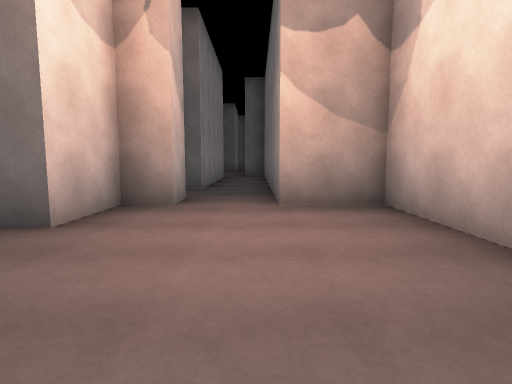
[1] (above)

24 first-person views from a walk through a 3-D level made in the Unity game engine. The camera is 1.4 m above the floor, tilts 6° down and sees 80° across. The floor is counted in squares, 2 m on a side. Each view is taken from the middle of a square. On the plan, view 1 faces up. The plan holds only what a view shows up to about 10 squares ahead; the rest is blank. The place goes on beyond the plan. The player is left out. Some surface patterns are stand-ins.

[2]
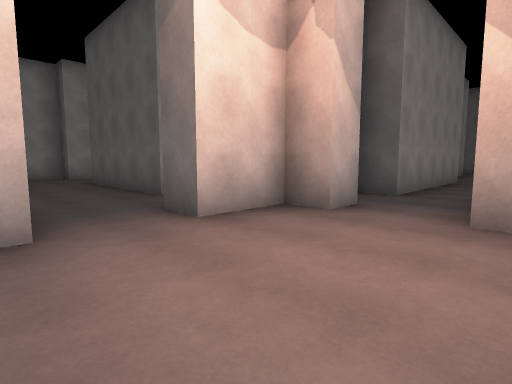

[3]
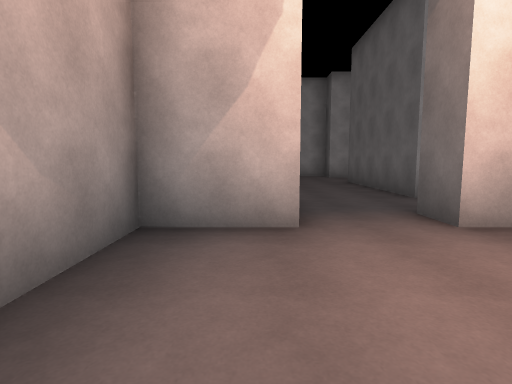

[4]
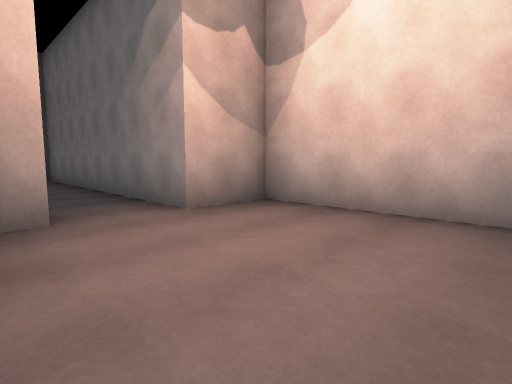

[5]
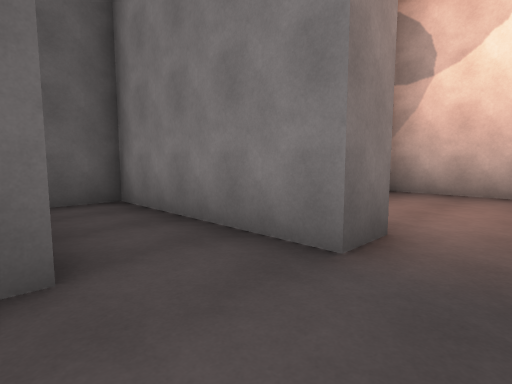

[6]
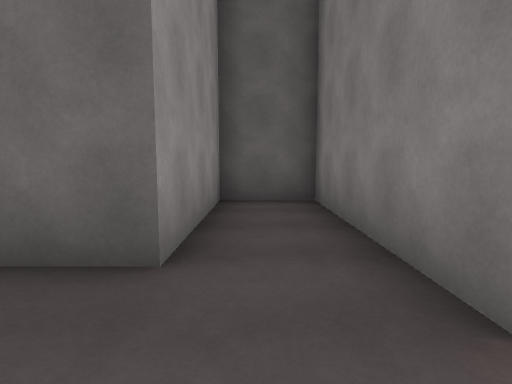

[7]
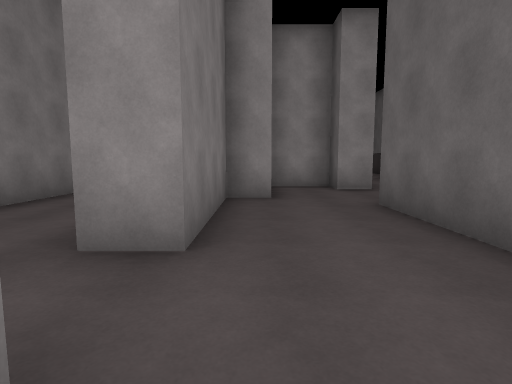

[8]
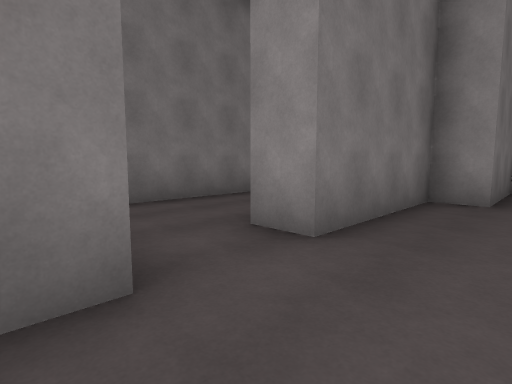

[9]
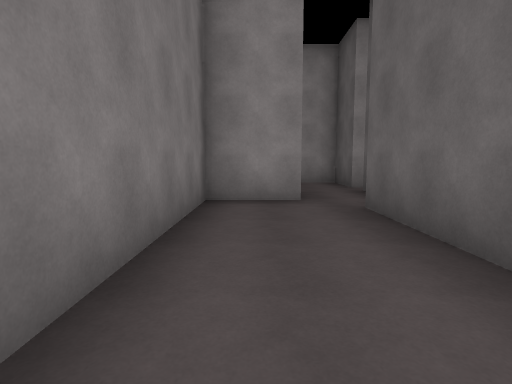

[10]
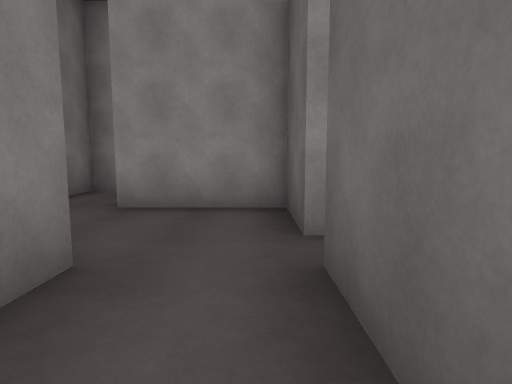

[11]
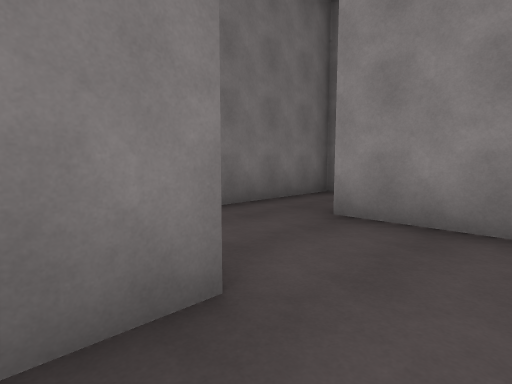

[12]
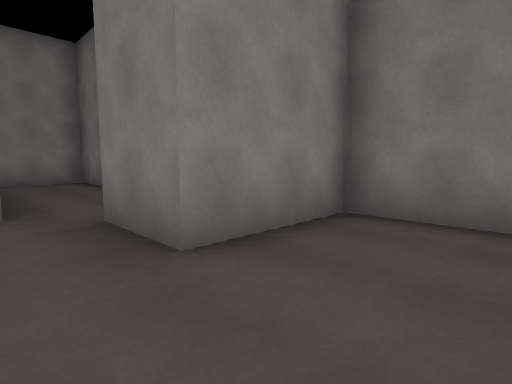

[13]
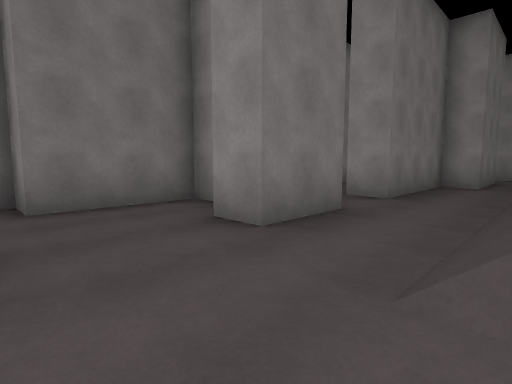

[14]
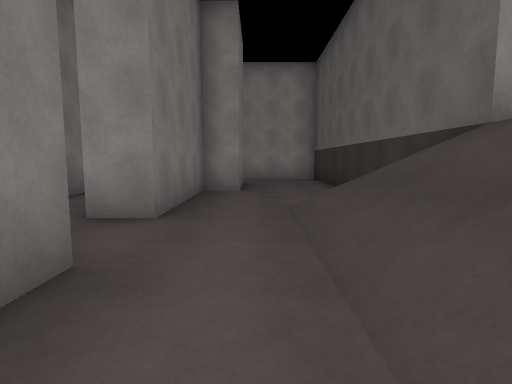

[15]
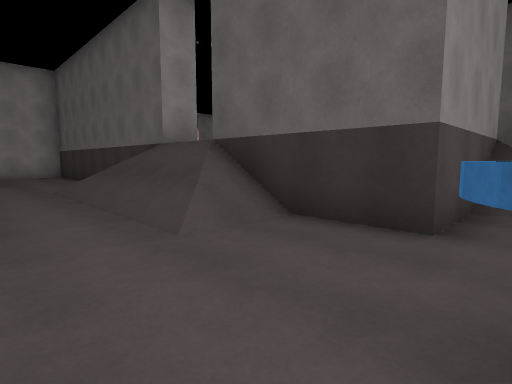

[16]
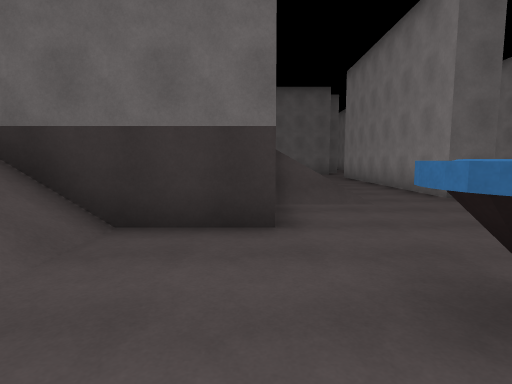

[17]
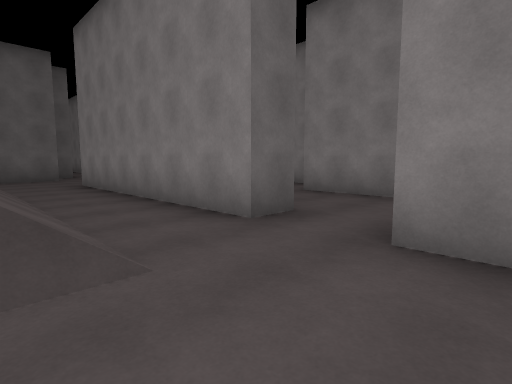

[18]
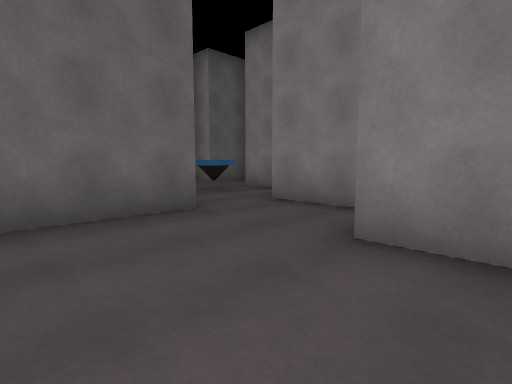

[19]
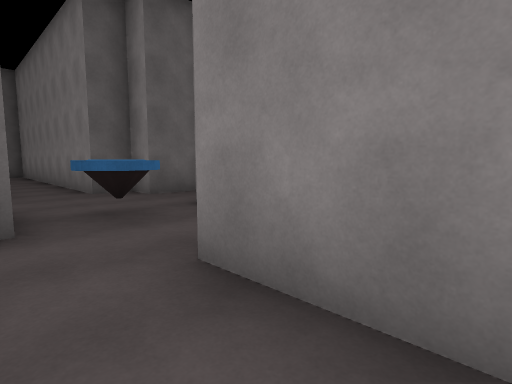

[20]
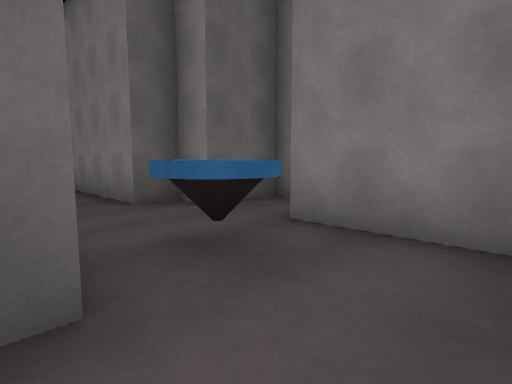

[21]
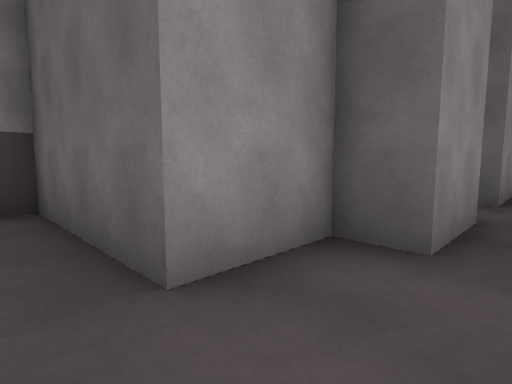

[22]
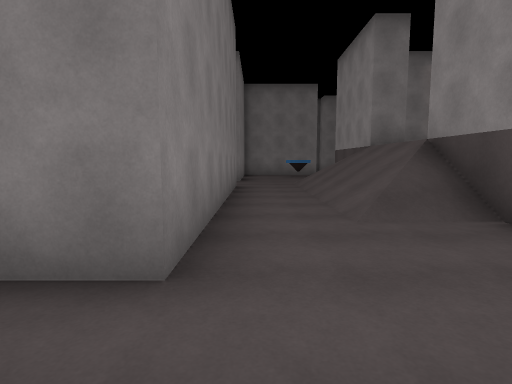

[23]
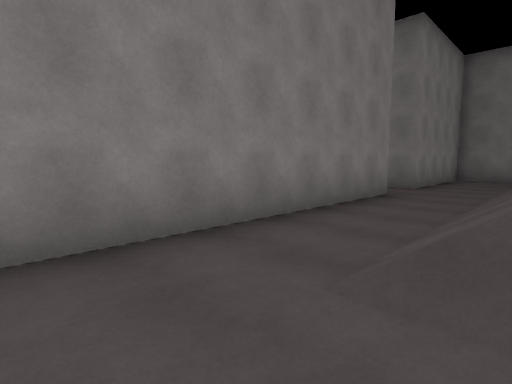

[24]
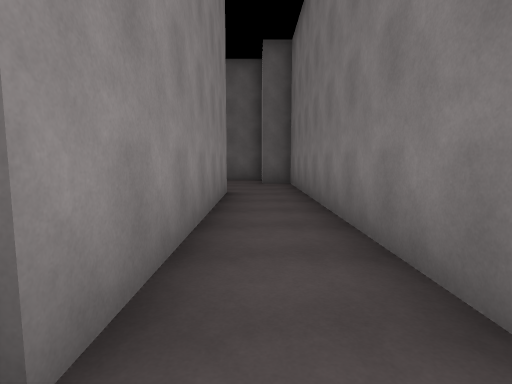

### Floor plan
Key: @ floor where view 1 was taken; # wall or solid block; . main floor; : floor 2 m higher than the main floor; / step, stairs or slope; v drop or lower ground; O other object.
Columns run from 21 left of view 1 to 2 right of it. Each row starts with its distance up from view 1.
 35                  #
 34                  .
 33                 ..#
 32                 ..#
 31                 ..#
 30                 #.#
 29                 #.#
 28                 #.#
 27                 #.#
 26                 #.#
 25                 #.##
 24                 ...###
 23                 #....
 22                ##OO#
 21                #...#
 20             ####...#
 19             #.....##
 18              .....#
 17              ...###
 16             #...#
 15             #//.#
 14             #//.#    #
 13             ://.#  ..##
 12             ://.# .#..#
 11             #//.#..#..#
 10             #//....#..#
  9        v v###..... #..#
  8 #######v/v##v...####..#
  7 ....../////.....#.#...#
  6 .............O..#.#...#
  5  ###............#.##..##
  4    ####.##...####.#....#
  3     ....#..............#
  2    #########...........#
  1      #.....####..##....#
  0      #...........##..@
 -1      #..##.......####
 -2    #....##########
 -3    ######

Positions as (right, up) in squares from view 1, and headings:
1: (0, 0), facing up
2: (1, 1), facing up-left
3: (1, 1), facing left
4: (-2, 1), facing up-right
5: (-5, 2), facing up-right
6: (-4, 2), facing up
7: (-4, 2), facing left
8: (-4, 3), facing down-left
9: (-6, -1), facing left
10: (-11, 1), facing left
11: (-12, 1), facing down-left
12: (-15, 1), facing down-right
13: (-9, 7), facing down-left
14: (-11, 6), facing left
15: (-8, 5), facing up-left
16: (-9, 5), facing up
17: (-8, 8), facing up-right
18: (-8, 16), facing up-right
19: (-5, 18), facing up-right
20: (-5, 20), facing up-right
21: (-4, 19), facing up-left
22: (-6, 19), facing down
23: (-8, 17), facing down-right
24: (-4, 24), facing up
